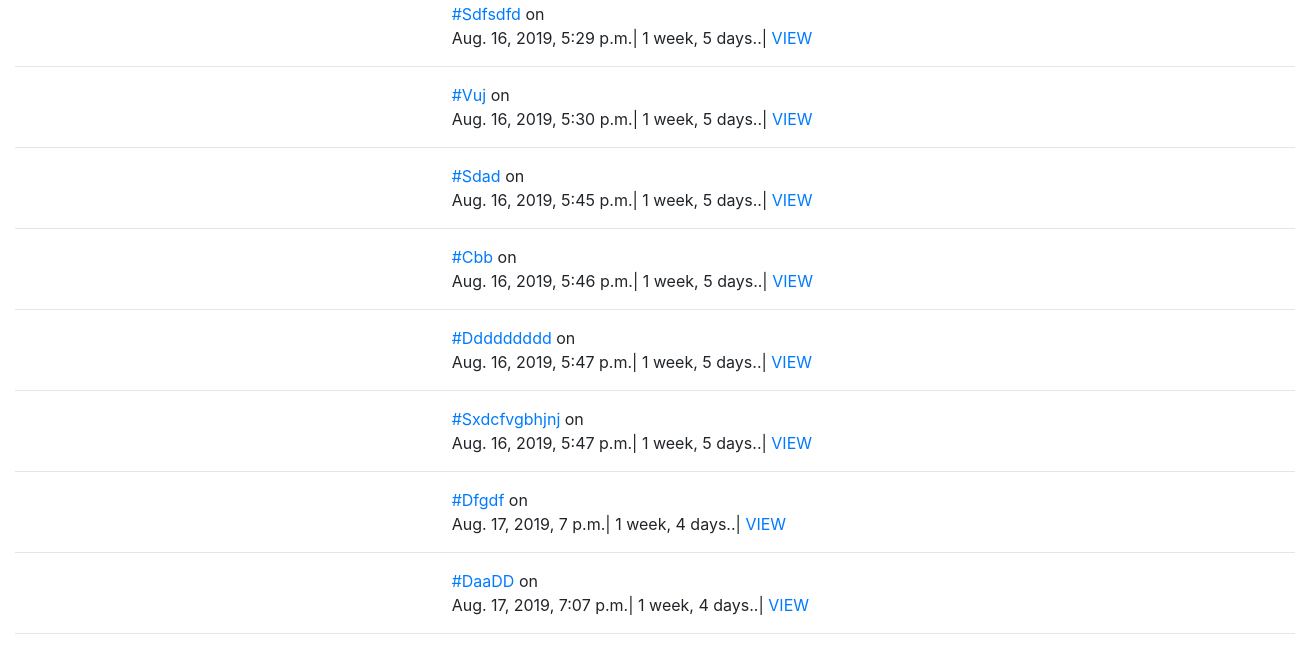
Page /tweets/ (signed in, lower part) on the earlier database version.
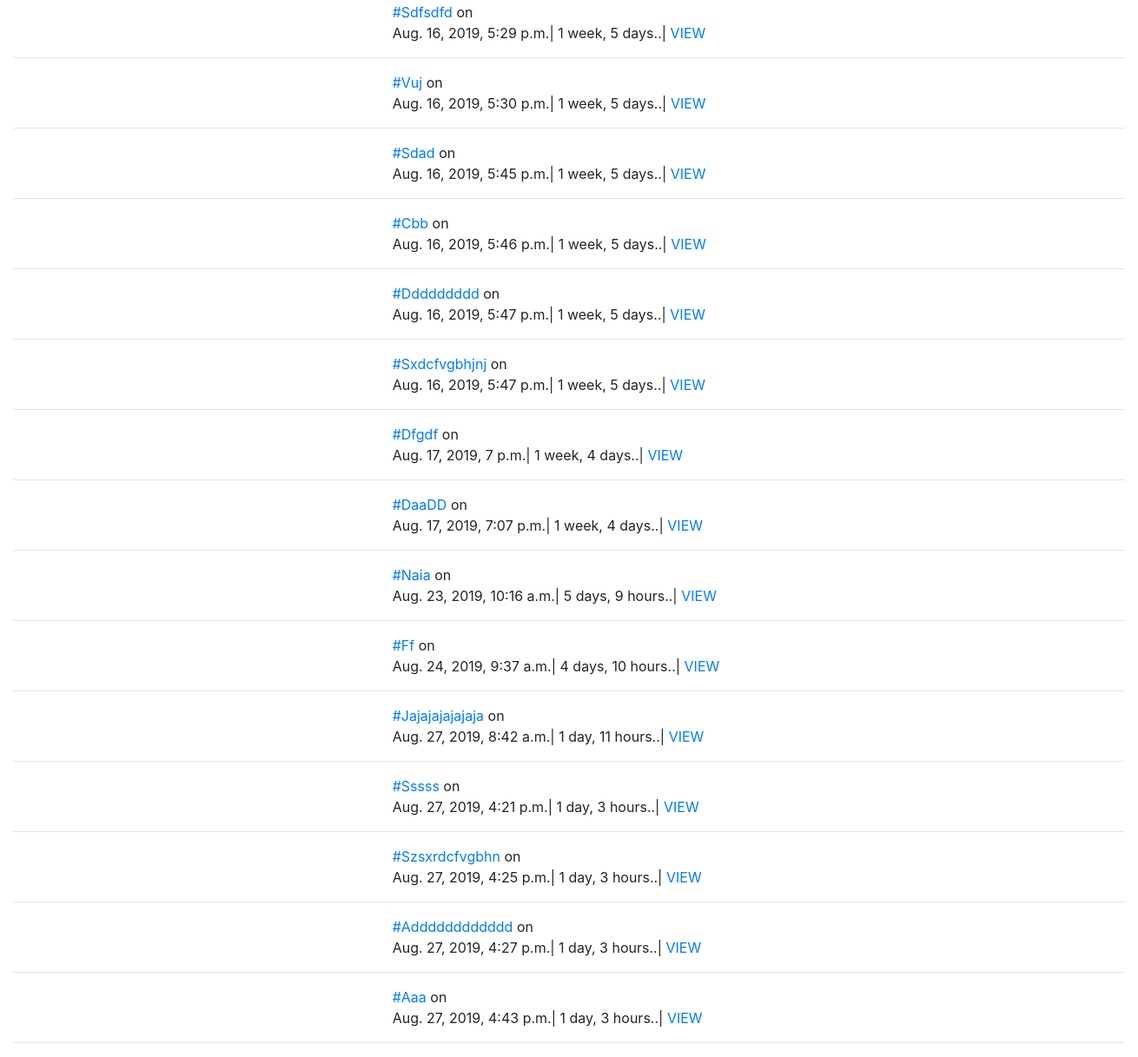
Same page on the later database version.
### tweets/models.py (models this page shows, shortened)
class Tweet(models.Model):
	user  		=models.ForeignKey(settings.AUTH_USER_MODEL,on_delete=models.CASCADE)
	content 	=models.CharField(max_length=142,validators=[validation])
	updated		=models.DateTimeField(auto_now=True)
	timestamp	=models.DateTimeField(auto_now_add=True)
	def get_absolute_url(self):
		return reverse("tweet:detail",kwargs={"pk":self.pk})

### tweets/views.py (the view)
# urls.py: path("",Tweetlistview.as_view(),name="list"),
class Tweetlistview(LoginRequiredMixin,ListView):
    def get_queryset(self,*args,**kwargs):
        qs=Tweet.objects.all()
        print(self.request.GET)
        query=self.request.GET.get("q",None)
        if query is not None:
            qs=qs.filter(
                    Q(content__icontains=query)|
                    Q(user__username__icontains=query)
            )
        return qs
    def get_context_data(self, *args, **kwargs):
        context=super(Tweetlistview,self).get_context_data(*args, **kwargs)
        context["create_form"]=TweetModelForm()
        context["create_url"]=reverse_lazy("tweet:create")
        return context
    login_url = "/admin/"
    template_name = "tweets/list_view.html"

### templates/tweets/list_view.html (shortened to what this page needs)
{% extends "base.html" %}
{% block container %}
<div class="row">
    {% for object in object_list %}
    <div class="col-sm-9 offset-4">
        <a class="text-capitalize" href="#">#{{object.content}}</a> on<br>
        {{object.timestamp}}|
        {{object.timestamp|timesince}}..|  <a href="{{object.get_absolute_url}}">VIEW</a>
    </div>
</div><div class="col-12"><hr></div>
              {% empty %}
{% if request.GET.q %}
no tweet
{% else %}
kakaka
{% endif %}
{% endfor %}
{% endblock %}

Differences in the rows shown:
added Tweet: content "Naia", timestamp "Aug. 23, 2019, 10:16 a.m.", timestamp "5 days, 9 hours"
added Tweet: content "Ff", timestamp "Aug. 24, 2019, 9:37 a.m.", timestamp "4 days, 10 hours"
added Tweet: content "Jajajajajajaja", timestamp "Aug. 27, 2019, 8:42 a.m.", timestamp "1 day, 11 hours"
added Tweet: content "Sssss", timestamp "Aug. 27, 2019, 4:21 p.m.", timestamp "1 day, 3 hours"
added Tweet: content "Szsxrdcfvgbhn", timestamp "Aug. 27, 2019, 4:25 p.m.", timestamp "1 day, 3 hours"
added Tweet: content "Adddddddddddd", timestamp "Aug. 27, 2019, 4:27 p.m.", timestamp "1 day, 3 hours"
added Tweet: content "Aaa", timestamp "Aug. 27, 2019, 4:43 p.m.", timestamp "1 day, 3 hours"
